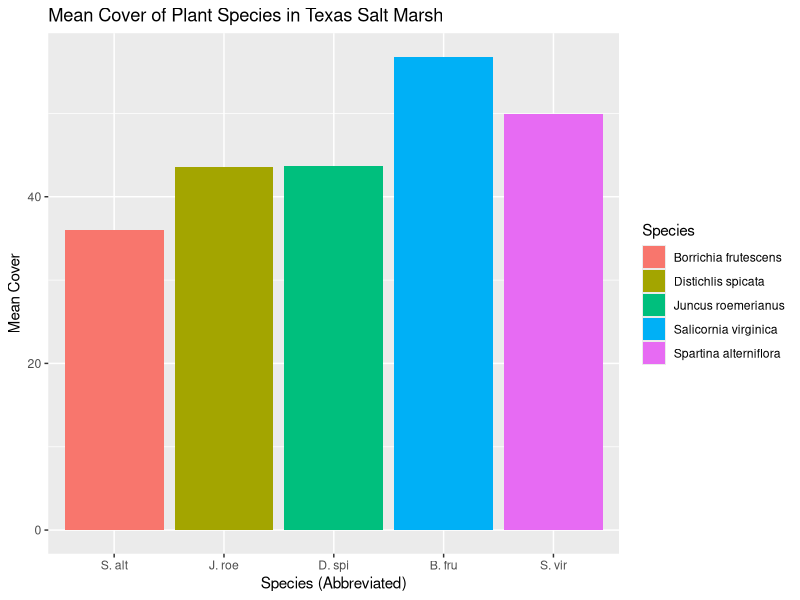

Write the R code that produced this figure.
## ---- chunk 1
# Load necessary packages
library(dplyr)
library(tidyr)
## ---- chunk 2
# Generate fake data for plants in a Texas salt marsh
set.seed(42)

# Define plant species
species <- c("Spartina alterniflora", "Juncus roemerianus", "Distichlis spicata", "Borrichia frutescens", "Salicornia virginica")

# Generate fake data for each species
data <- lapply(species, function(species_name) {
  num_samples <- sample(10:20, 1)
  data.frame(
    Species = rep(species_name, num_samples),
    Quadrat = rep(1:10, length.out = num_samples),
    Cover = sample(1:100, num_samples)
  )
})

# Combine the data for all species
plant_data <- bind_rows(data)


# Shuffle rows
plant_data <- plant_data[sample(nrow(plant_data)), ]

# Display the first few rows of the generated dataset
head(plant_data)

#Doing analysis on the FakeData
# Load necessary packages
library(ggplot2)

# Calculate the mean cover of each species
mean_cover <- plant_data %>%
  group_by(Species) %>%
  summarise(mean_cover = mean(Cover))

# Create abbreviated species names
abbrev_species <- c("S. alt", "J. roe", "D. spi", "B. fru", "S. vir")

# Create a data frame for mapping full species names to abbreviated names
species_mapping <- data.frame(Species = species, Abbrev = abbrev_species)
## ---- chunk 3
anova <- aov(Cover ~ Species, data = plant_data)
summary(anova)

## ---- chunk 4
knitr::include_graphics("assets/SamplePLot1.png", error = FALSE)
# Create a bar graph with a legend for the abbreviations
plot1 <- ggplot(mean_cover, aes(x = Species, y = mean_cover, fill = Species)) +
  geom_bar(stat = "identity") +
  scale_x_discrete(labels = abbrev_species) +
  labs(title = "Mean Cover of Plant Species in Texas Salt Marsh",
       x = "Species (Abbreviated)",
       y = "Mean Cover",
       fill = "Species") +
  guides(fill = guide_legend(title = "Species", override.aes = list())) +
  theme(legend.position = "right")  # Set fill colors manually

